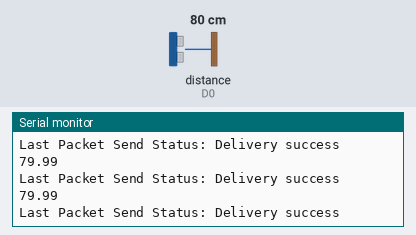
Bench run of a sketch on a simulated ESP8266 (NodeMCU). On the bench: the last lines printed to the serial monitor. Wiring (inferred from the names in the program): ultrasonic range finder: trigger D2; echo D0. The inputs (shaded band) are chosen by the test bench; at power-on: distance to the obstacle (sensor on D0) 80 cm. The echo pulse lasts 58.3 µs per cm.

Above: at 1.2 s.
1.3 s: distance to the obstacle (sensor on D0) set to 2 cm
At 1.74 s:
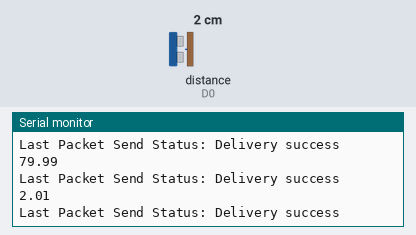
2.8 s: distance to the obstacle (sensor on D0) set to 4 cm
At 3.24 s:
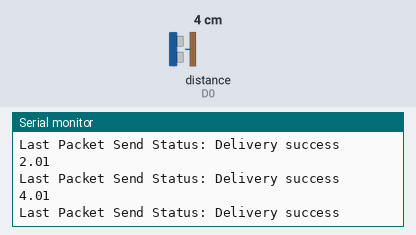
Timing chart, 0 to 5.8 s (numbered marks = the images above; inputs shaded):
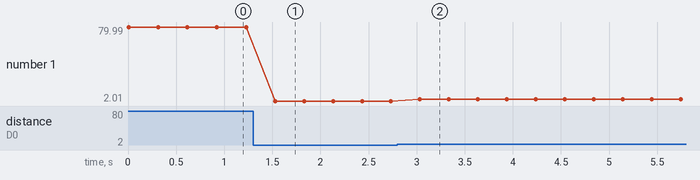

Measured:
- after the input at 1.3 s, the serial monitor: prints a new line after 0.23 s (image 1)
- after the input at 2.8 s, the serial monitor: prints a new line after 0.23 s (image 2)
- plotted number 1: 79.99 → 2.01 after the input at 1.3 s, 2.01 → 4.01 after the input at 2.8 s

The sketch:

sensor-now-sender.ino
```cpp
//ESP8266 Node MCU - V3
#include <ESP8266WiFi.h>
#include <espnow.h>

//exact same code except for the BOARD_ID would work for the second sensor
#define BOARD_ID 2

const int trigPin = D2 ;
const int echoPin = D0;

float duration, distance;

// REPLACE WITH RECEIVER MAC Address
uint8_t broadcastAddress[] = {0xFF, 0xFF, 0xFF, 0x00, 0x00, 0x00};

// Structure example to send data
// Must match the receiver structure
typedef struct struct_message {
  int id;
  float distance;
} struct_message;

// Create a struct_message called myData
struct_message myData;

// Callback when data is sent
void OnDataSent(uint8_t *mac_addr, uint8_t sendStatus) {
  Serial.print("Last Packet Send Status: ");
  if (sendStatus == 0){
    Serial.println("Delivery success");
  }
  else{
    Serial.println("Delivery fail");
  }
}

void setup() {
  // Init Serial Monitor
  Serial.begin(115200);
  Serial.println("");

  Serial.println("Initializing ESP-NOW ..");

  // Set device as a Wi-Fi Station
  WiFi.mode(WIFI_STA);
  WiFi.disconnect();

  // Init ESP-NOW
  if (esp_now_init() != 0) {
    Serial.println("Error initializing ESP-NOW");
    return;
  }
  Serial.println("... done");

  // Once ESPNow is successfully Init, we will register for Send CB to
  // get the status of Trasnmitted packet
  esp_now_set_self_role(ESP_NOW_ROLE_CONTROLLER);
  esp_now_register_send_cb(OnDataSent);

  // Register peer
  Serial.println("Register peer ..");
  esp_now_add_peer(broadcastAddress, ESP_NOW_ROLE_SLAVE, 1, NULL, 0);
  Serial.println("... done");

  pinMode(trigPin, OUTPUT);
  pinMode(echoPin, INPUT);

  Serial.println("Setup completed !");
}

void loop() {

  digitalWrite(trigPin, LOW);
  delayMicroseconds(2);
  digitalWrite(trigPin, HIGH);
  delayMicroseconds(10);
  digitalWrite(trigPin, LOW);

  duration = pulseIn(echoPin, HIGH);

  myData.id = BOARD_ID;
  myData.distance = (duration*.0343)/2;
  Serial.println(myData.distance);

  // Send message via ESP-NOW
  esp_now_send(broadcastAddress, (uint8_t *) &myData, sizeof(myData));

  delay(300);
}
```
